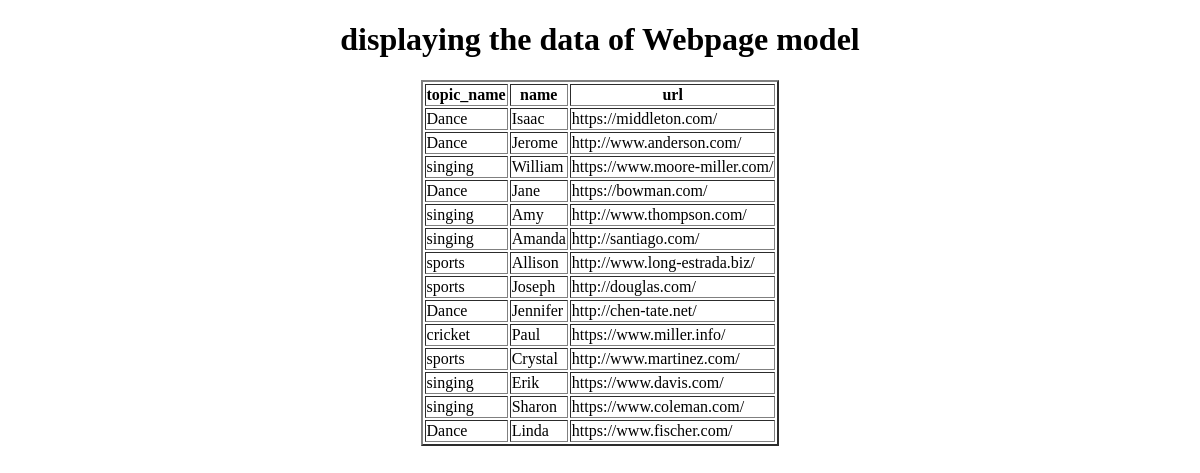
Before: /displaywebpages/ with the older database file.
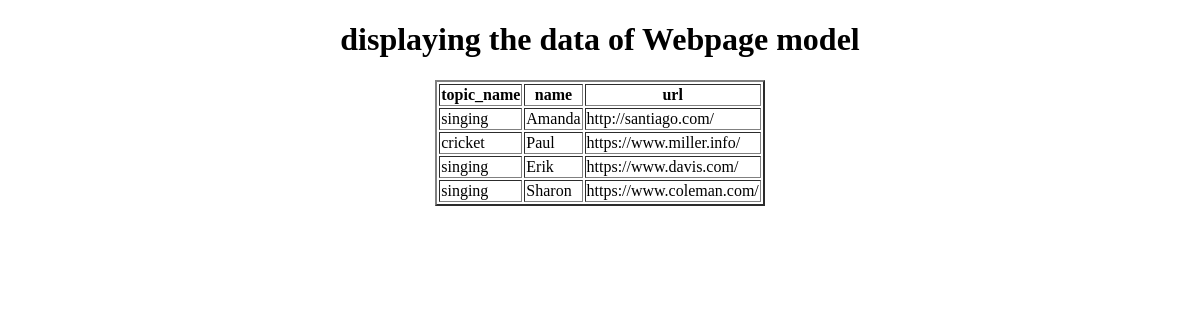
After: the same page with the newer database file.
### app/models.py (models this page shows, shortened)
class Webpage(models.Model):
    topic_name=models.ForeignKey(Topic,on_delete=models.CASCADE)
    name=models.CharField(max_length=30,unique=True)
    url=models.URLField()

class Topic(models.Model):
    topic_name=models.CharField(max_length=50,primary_key=True)
    def __str__(self):
        return self.topic_name

### app/views.py (the view)
# urls.py: path('displaywebpages/',views.display_webpage,name='display_webpage'),
def display_webpage(request):
    webpages=Webpage.objects.all()
    return render(request,'display_webpage.html',context={'webpages':webpages})

### templates/display_webpage.html (shortened to what this page needs)
<!DOCTYPE html>
<html lang="en">
<head>
</head>
<body>
    <center>
        <h1>displaying the data of Webpage model</h1>
        <table border='2px'>
            <tr><th>topic_name</th>
                <th>name</th>
                <th>url</th>
            </tr>
            {% for webpage in webpages %}
            <tr>
                <td>{{webpage.topic_name}}</td>
                <td>{{webpage.name}}</td>
                <td>{{webpage.url}}</td>
            </tr>
            {% endfor %}
        </table>
    </center>
</body>
</html>

Changed rows visible on the page:
removed Webpage: topic_name "Dance", name "Isaac", url "https://middleton.com/"
removed Webpage: topic_name "Dance", name "Jerome", url "http://www.anderson.com/"
removed Webpage: topic_name "singing", name "William", url "https://www.moore-miller.com/"
removed Webpage: topic_name "Dance", name "Jane", url "https://bowman.com/"
removed Webpage: topic_name "singing", name "Amy", url "http://www.thompson.com/"
removed Webpage: topic_name "sports", name "Allison", url "http://www.long-estrada.biz/"
removed Webpage: topic_name "sports", name "Joseph", url "http://douglas.com/"
removed Webpage: topic_name "Dance", name "Jennifer", url "http://chen-tate.net/"
removed Webpage: topic_name "sports", name "Crystal", url "http://www.martinez.com/"
removed Webpage: topic_name "Dance", name "Linda", url "https://www.fischer.com/"
